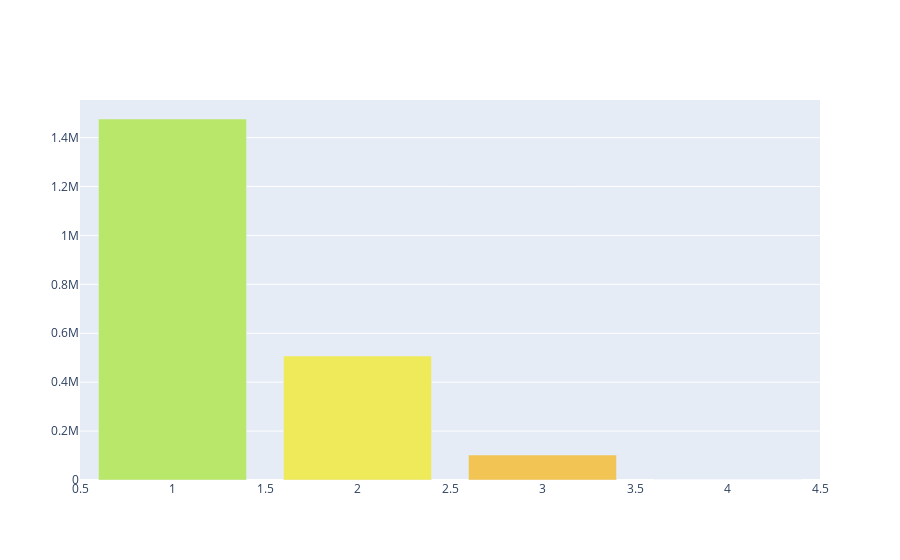

Source (notebook cell):
### Code cell
labels= weather_df['weather']
values= weather_df['number_of_cycles_rented']

#create pie chart
# Create pie chart
colors =  ["#b9e769","#efea5a","#f1c453"]

bar_chart = go.Figure(go.Bar(x=labels, y=values, marker_color=colors))
bar_chart

### Figure 1 — Plotly figure (JSON) as saved in the notebook; plotly's stock layout.template omitted (floating-point values rounded to 4 significant figures)
{"data": [{"marker": {"color": ["#b9e769", "#efea5a", "#f1c453"]}, "type": "bar", "x": [1, 2, 3, 4], "y": [1476063, 507160, 102089, 164]}], "layout": {}}
